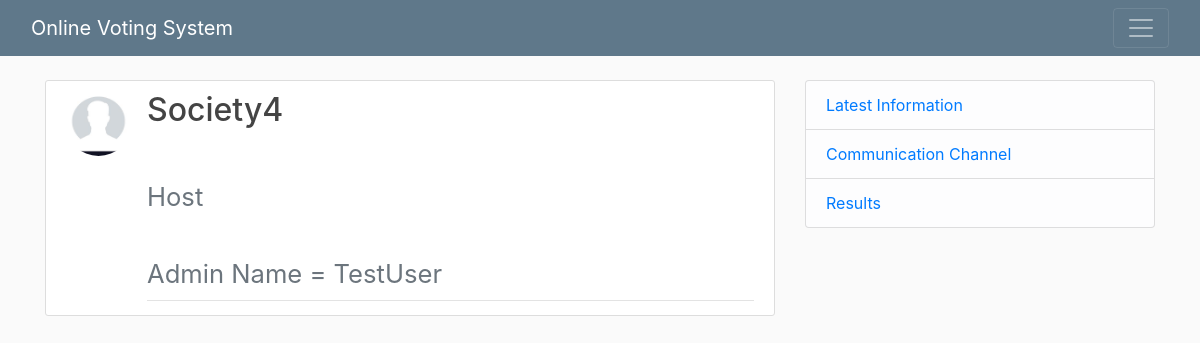
/profile/society/10/ (signed in), run on the app's committed database.
### blog/models.py (models this page shows, shortened)
class Society(models.Model):
    Name = models.CharField(max_length = 100)
    Discription = models.TextField()
    Admin = models.ForeignKey(User, on_delete = models.CASCADE)
    Pending_List = models.ManyToManyField(User, related_name = 'pending_list')
    Participation_on = models.BooleanField()
    Voting_on = models.BooleanField()
    Voting_process_on = models.BooleanField()

### users/models.py (models this page shows, shortened)
class Profile(models.Model):
    user =  models.OneToOneField(User, on_delete = models.CASCADE)
    image = models.ImageField(default = 'default.jpg', upload_to = 'profile_pics')

### users/views.py (the view, shortened to what this page needs)
# urls.py: path('society/<id>/' , users_views.SocietyDetailView ,name = 'society-detail'), #done
@login_required
def SocietyDetailView(request,id):
    if bool(request.user.society_set.filter(id = id)):
        return SocietyAdminView(request,id)
    elif bool(request.user.member.socities.filter(id = id)):
        return render(request, 'users/society_detail.html',{'society':Society.objects.get(pk = id)})

### users/templates/users/society_detail.html
{%extends "blog/base_society.html" %}
{%block content%}
    <article class="media content-section">
    <img class = "rounded-circle article-img"src = "{{ society.Admin.profile.image.url }}">
    <div class="media-body">
      <div class="article-metadata">
        <h2 class = "article-title">{{ society.Name }}<h2>
        <small class="text-muted"><br>{{ society.Discription }}</br></small>
        <small class="text-muted"><br>Admin Name = {{ society.Admin.username }}</br></small>
      </div>
    </div>
    </article>
{%endblock content%}

### blog/static/blog/main.css (style rules this page uses)
body { background: #fafafa; color: #333333; margin-top: 5rem; }
h1, h2, h3, h4, h5, h6 { color: #444444; }
.content-section { background: #ffffff; padding: 10px 20px; border: 1px solid #dddddd; border-radius: 3px; margin-bottom: 20px; }
.article-title { color: #444444; }
.article-img { height: 65px; width: 65px; margin-right: 16px; }
.article-metadata { padding-bottom: 1px; margin-bottom: 4px; border-bottom: 1px solid #e3e3e3 }

### data on the page
Society: Admin.profile.image (placeholder picture), Name "Society4", Discription "Host", Admin.username "TestUser"
